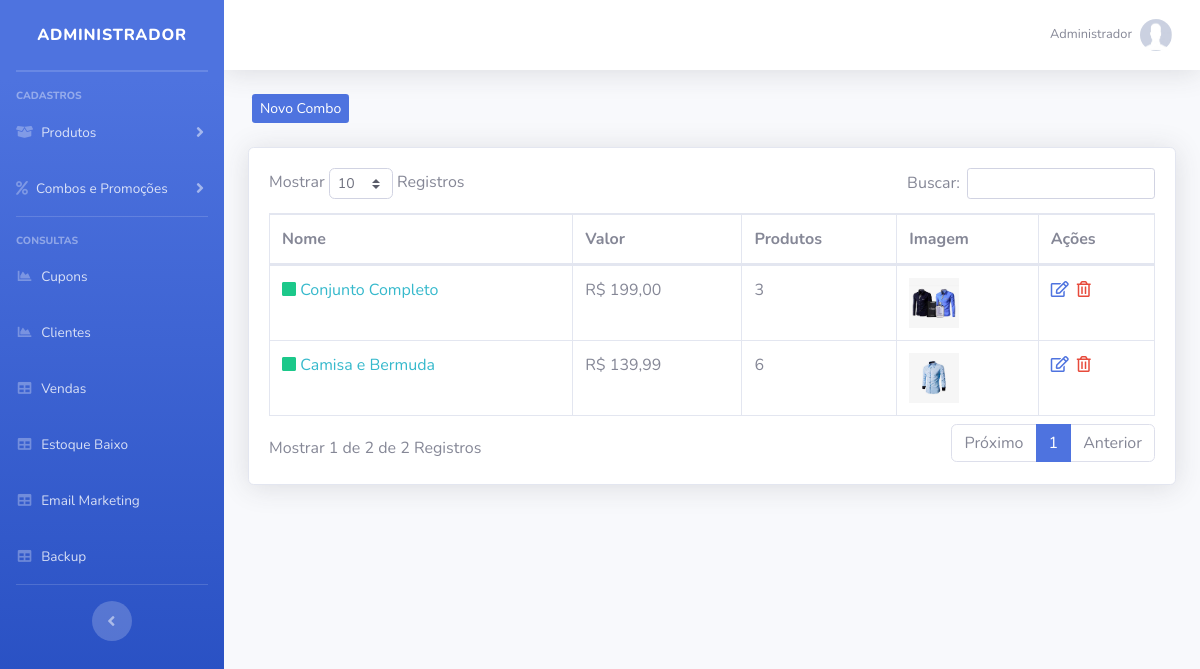
Screenshot of /sistema/painel-admin/index.php?pag=combos (signed in) with the database file from the repository.
### tables this page shows
CREATE TABLE `usuarios` (
  `id` int(11) NOT NULL AUTO_INCREMENT,
  `nome` varchar(50) NOT NULL,
  `cpf` varchar(20) NOT NULL,
  `email` varchar(50) NOT NULL,
  `senha` varchar(35) NOT NULL,
  `senha_crip` varchar(150) NOT NULL,
  `nivel` varchar(20) NOT NULL,
  PRIMARY KEY (`id`)
);

CREATE TABLE `combos` (
  `id` int(11) NOT NULL AUTO_INCREMENT,
  `nome` varchar(100) NOT NULL,
  `nome_url` varchar(50) NOT NULL,
  `descricao` varchar(1000) NOT NULL,
  `descricao_longa` text NOT NULL,
  `valor` decimal(8,2) NOT NULL,
  `imagem` varchar(100) NOT NULL,
  `tipo_envio` int(1) NOT NULL,
  `palavras` varchar(250) NOT NULL,
  `ativo` varchar(5) NOT NULL,
  `peso` double(8,2) NOT NULL,
  `largura` double(8,2) NOT NULL,
  `altura` double(8,2) NOT NULL,
  `comprimento` double(8,2) NOT NULL,
  `valor_frete` decimal(10,2) DEFAULT NULL,
  PRIMARY KEY (`id`)
);

### config.php (called while the page is built, shortened)
<?php
$nivel_estoque = 5;
 ?>

### sistema/painel-admin/combos.php (the view, shortened to what this page needs)
<?php
$pag = "combos";
require_once("../../conexao.php");
?>
<div class="row mt-4 mb-4">
  <a type="button" class="btn-primary btn-sm ml-3 d-none d-md-block" href="index.php?pag=<?php echo $pag ?>&funcao=novo">Novo Combo</a>
</div>
<div class="card shadow mb-4">
  <div class="card-body">
    <div class="table-responsive">
      <table class="table table-bordered" id="dataTable" width="100%" cellspacing="0">
        <thead>
          <tr>
            <th>Nome</th>
            <th>Valor</th>
            <th>Produtos</th>
            <th>Imagem</th>
            <th>Ações</th>
          </tr>
        </thead>
        <tbody>
         <?php
         $query = $pdo->query("SELECT * FROM combos order by id desc ");
         $res = $query->fetchAll(PDO::FETCH_ASSOC);
         for ($i=0; $i < count($res); $i++) {
          $nome = $res[$i]['nome'];
          $valor = $res[$i]['valor'];
          $imagem = $res[$i]['imagem'];
          $ativo = $res[$i]['ativo'];
          $id = $res[$i]['id'];
          $valor = number_format($valor, 2, ',', '.');
          $query2 = $pdo->query("SELECT * FROM prod_combos where id_combo = '$id' ");
          $res2 = $query2->fetchAll(PDO::FETCH_ASSOC);
          $total_produtos = @count($res2);
          $classe = "";
          if($ativo == "Sim"){
            $classe = "text-success";
          }else{
            $classe = "text-secondary";
          }
          ?>
          <tr>
            <td>
              <i class='fas fa-square <?php echo $classe ?>'></i>
              <a href="index.php?pag=<?php echo $pag ?>&funcao=produtos&id=<?php echo $id ?>" class="text-info">
                <?php echo $nome ?>
              </a>
            </td>
            <td>R$ <?php echo $valor ?></td>
            <td><?php echo $total_produtos ?></td>
            <td><img src="../../img/combos/<?php echo $imagem ?>" width="50"></td>
            <td>
             <a href="index.php?pag=<?php echo $pag ?>&funcao=editar&id=<?php echo $id ?>" class='text-primary mr-1' title='Editar Dados'><i class='far fa-edit'></i></a>
             <a href="index.php?pag=<?php echo $pag ?>&funcao=excluir&id=<?php echo $id ?>" class='text-danger mr-1' title='Excluir Registro'><i class='far fa-trash-alt'></i></a>
           </td>
         </tr>
       <?php } ?>
     </tbody>
   </table>
 </div>
</div>
</div>

### sistema/painel-admin/index.php (shortened to what this page needs)
<?php
require_once("../../conexao.php");
$query = $pdo->query("SELECT * FROM produtos where estoque <= '$nivel_estoque' order by estoque asc ");
$res = $query->fetchAll(PDO::FETCH_ASSOC);
if(@count($res) > 0){
    $classe_estoque = 'text-warning';
}else{
    $classe_estoque = '';
}
$pag = @$_GET["pag"];
$menu1 = "produtos";
$menu2 = "categorias";
$menu3 = "sub-categorias";
$menu4 = "combos";
$menu5 = "promocoes";
$menu6 = "clientes";
$menu7 = "vendas";
$menu8 = "backup";
$menu9 = "tipo-envios";
$menu10 = "carac";
$menu11 = "alertas";
$menu12 = "cupons";
$menu13 = "estoque";
$res = $pdo->query("SELECT * FROM usuarios where id = '$_SESSION[id_usuario]'");
$dados = $res->fetchAll(PDO::FETCH_ASSOC);
$nome_usu = @$dados[0]['nome'];
?>
<!DOCTYPE html>
<html lang="en">
<head>
    <link href="../vendor/fontawesome-free/css/all.min.css" rel="stylesheet" type="text/css">
    <link href="../css/sb-admin-2.min.css" rel="stylesheet">
    <link href="../css/style.css" rel="stylesheet">
    <link href="../vendor/datatables/dataTables.bootstrap4.min.css" rel="stylesheet">
</head>
<body id="page-top">
    <div id="wrapper">
        <ul class="navbar-nav bg-gradient-primary sidebar sidebar-dark accordion" id="accordionSidebar">
            <a class="sidebar-brand d-flex align-items-center justify-content-center" href="index.php">
                <div class="sidebar-brand-text mx-3">Administrador</div>
            </a>
            <hr class="sidebar-divider my-0">
            <hr class="sidebar-divider">
            <div class="sidebar-heading">
                Cadastros
            </div>
            <li class="nav-item">
                <a class="nav-link collapsed" href="#" data-toggle="collapse" data-target="#collapseTwo" aria-expanded="true" aria-controls="collapseTwo">
                    <i class="fas fa-box-open"></i>
                    <span>Produtos</span>
                </a>
            </li>
            <li class="nav-item">
                <a class="nav-link collapsed" href="#" data-toggle="collapse" data-target="#collapseUtilities" aria-expanded="true" aria-controls="collapseUtilities">
                    <i class="fas fa-percent"></i>
                    <span>Combos e Promoções</span>
                </a>
            </li>
            <hr class="sidebar-divider">
            <div class="sidebar-heading">
                Consultas
            </div>
             <li class="nav-item">
                <a class="nav-link" href="index.php?pag=<?php echo $menu12 ?>">
                    <i class="fas fa-fw fa-chart-area"></i>
                    <span>Cupons</span></a>
                </li>
            <li class="nav-item">
                <a class="nav-link" href="index.php?pag=<?php echo $menu6 ?>">
                    <i class="fas fa-fw fa-chart-area"></i>
                    <span>Clientes</span></a>
                </li>
                <li class="nav-item">
                    <a class="nav-link" href="index.php?pag=<?php echo $menu7 ?>">
                        <i class="fas fa-fw fa-table"></i>
                        <span>Vendas</span></a>
                    </li>
                     <li class="nav-item">
                    <a class="nav-link" href="index.php?pag=<?php echo $menu13 ?>">
                        <i class="fas fa-fw fa-table <?php echo $classe_estoque ?>"></i>
                        <span class="<?php echo $classe_estoque ?>">Estoque Baixo</span></a>
                    </li>
                     <li class="nav-item">
                        <a class="nav-link" href="" data-toggle="modal" data-target="#ModalEmail">
                            <i class="fas fa-fw fa-table"></i>
                            <span>Email Marketing</span></a>
                        </li>
                    <li class="nav-item">
                        <a class="nav-link" href="backup.php">
                            <i class="fas fa-fw fa-table"></i>
                            <span>Backup</span></a>
                        </li>
                        <hr class="sidebar-divider d-none d-md-block">
                        <div class="text-center d-none d-md-inline">
                            <button class="rounded-circle border-0" id="sidebarToggle"></button>
                        </div>
                    </ul>
                    <div id="content-wrapper" class="d-flex flex-column">
                        <div id="content">
                            <nav class="navbar navbar-expand navbar-light bg-white topbar mb-4 static-top shadow">
                                <ul class="navbar-nav ml-auto">
                                    <li class="nav-item dropdown no-arrow">
                                        <a class="nav-link dropdown-toggle" href="#" id="userDropdown" role="button" data-toggle="dropdown" aria-haspopup="true" aria-expanded="false">
                                            <span class="mr-2 d-none d-lg-inline text-gray-600 small"><?php echo @$nome_usu ?></span>
                                            <img class="img-profile rounded-circle" src="../../img/sem-foto.jpg">
                                        </a>
                                    </li>
                                </ul>
                            </nav>
                            <div class="container-fluid">
                                <?php if ($pag == null) {
                                    include_once("home.php");
                                } else if ($pag==$menu1) {
                                    include_once($menu1.".php");
                                } else if ($pag==$menu2) {
                                    include_once($menu2.".php");
                                } else if ($pag==$menu3) {
                                    include_once($menu3.".php");
                                } else if ($pag==$menu4) {
                                    include_once($menu4.".php");
                                } else if ($pag==$menu5) {
                                    include_once($menu5.".php");
                                } else if ($pag==$menu6) {
                                    include_once($menu6.".php");
                                } else if ($pag==$menu7) {
                                    include_once($menu7.".php");
                                } else if ($pag==$menu8) {
                                    include_once($menu8.".php");
                                } else if ($pag==$menu9) {
                                    include_once($menu9.".php");
                                } else if ($pag==$menu10) {
                                    include_once($menu10.".php");
                                 } else if ($pag==$menu11) {
                                    include_once($menu11.".php");
                                } else if ($pag==$menu12) {
                                    include_once($menu12.".php");
                                } else if ($pag==$menu13) {
                                    include_once($menu13.".php");
                                } else {
                                    include_once("home.php");
                                }
                                ?>
                            </div>
                        </div>
                    </div>
                </div>
            </body>
            </html>

### sistema/painel-admin/combos.php (style rules this page uses)
hr { margin:3px; }

### rows the page displays
usuarios: nome "Administrador"
combos: nome "Conjunto Completo", valor "199,00", total_produtos "3", imagem (picture)
combos: nome "Camisa e Bermuda", valor "139,99", total_produtos "6", imagem (picture)
